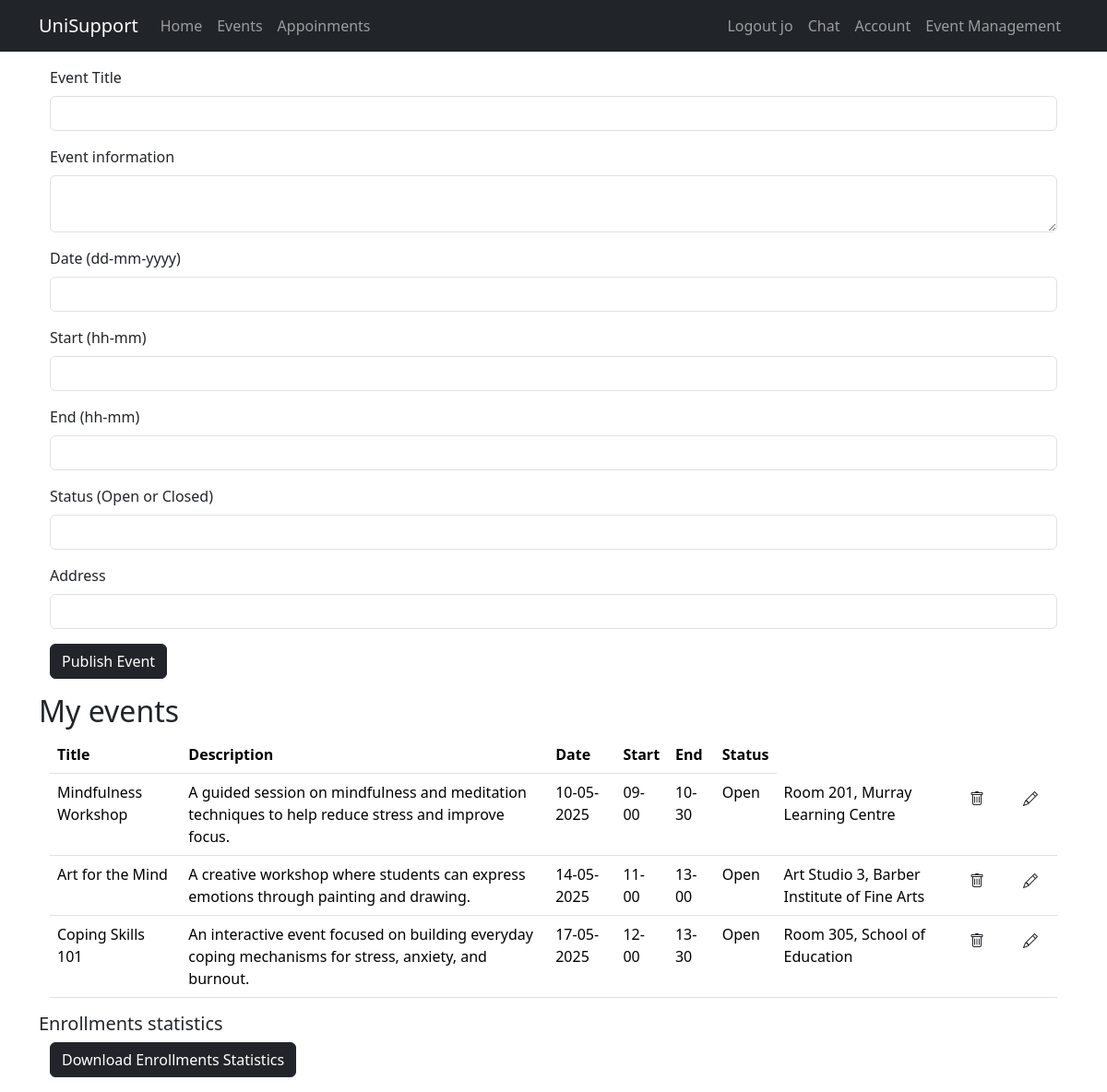
Page /manager (signed in) on the committed database.
### app/models.py (models this page shows, shortened)
@dataclass
class User(UserMixin, db.Model):
    __tablename__ = 'users'
    id: so.Mapped[int] = so.mapped_column(primary_key=True)
    email: so.Mapped[str] = so.mapped_column(sa.String(120), index=True, unique=True)
    username: so.Mapped[str] = so.mapped_column(sa.String(64), index=True, unique=True)
    password_hash: so.Mapped[Optional[str]] = so.mapped_column(sa.String(256))
    role: so.Mapped[str] = so.mapped_column(sa.String(10), default="Normal")
    events: so.Mapped[list['Event']] = relationship(back_populates='user', cascade='all, delete-orphan')
    appointments: so.Mapped[list['Appointment']] = relationship(back_populates='user', cascade='all, delete-orphan')
    logs: so.Mapped[list['BookingLog']] = relationship(back_populates='user', cascade='all, delete-orphan')
    enrollments: so.Mapped[list['Enrollment']] = relationship(back_populates='user', cascade='all, delete-orphan')
    user_type: Mapped[str] = so.mapped_column(sa.String(64), default="user")
    __mapper_args__ = {
        "polymorphic_identity": "user",
        "polymorphic_on": user_type
    }

class Event(db.Model):
    __tablename__ = 'events'
    id: so.Mapped[int] = so.mapped_column(primary_key=True)
    title: so.Mapped[str] = so.mapped_column(sa.String(64), unique=True)
    text: so.Mapped[str] = so.mapped_column(sa.String(3200))
    username: so.Mapped[str] = so.mapped_column(ForeignKey('users.username'), index=True)
    user: so.Mapped['User'] = relationship(back_populates='events')
    status: so.Mapped[str] = so.mapped_column(sa.String(64),default='Open')
    date: so.Mapped[str] = so.mapped_column(sa.String(64),default='None')
    start_time: so.Mapped[str] = so.mapped_column(sa.String(64),default='None')
    end_time: so.Mapped[str] = so.mapped_column(sa.String(64),default='None')
    address: so.Mapped[str] = so.mapped_column(sa.String(256))

### app/views.py (the view, shortened to what this page needs)
@app.route('/manager', methods=['GET', 'POST'])
def manager():
    form = EventsForm()
    choose_form = ChooseForm()
    q = db.select(Enrollment)
    list_of_enrollments = db.session.scalars(q)
    q = db.select(Event).where(Event.username == current_user.username)
    list_of_events = db.session.scalars(q)
    return render_template('manager.html', title="Event Management", form=form, list_of_events=list_of_events, list_of_enrollments = list_of_enrollments,
                           choose_form=choose_form)

### app/forms.py
class EventsForm(FlaskForm):
    edit = HiddenField(default='-1')
    title = StringField('Event Title', validators=[DataRequired()])
    text = TextAreaField('Event information', validators=[DataRequired()])
    date = StringField('Date (dd-mm-yyyy)', validators= [Regexp(r'^\d{2}-\d{2}-\d{4}$', message = "Date must be in format dd-mm-yyyy")])
    start_time = StringField('Start (hh-mm)', validators= [Regexp(r'^\d{2}-\d{2}$', message = "Start time must be in format hh-mm")])
    end_time = StringField('End (hh-mm)', validators= [Regexp(r'^\d{2}-\d{2}$', message = "End time must be in format hh-mm")])
    status = StringField('Status (Open or Closed)', validators=[AnyOf(values=["Open","Closed"], message= "Status must be either 'Open' or 'Closed'")])
    address = StringField("Address", validators=[DataRequired()])
    submit = SubmitField('Publish Event')

class ChooseForm(FlaskForm):
    choice = HiddenField('Choice')
    appo_id = HiddenField('appo_id')
    user_id = HiddenField('user_id')
    current_choice = HiddenField()

### app/models.py (called while the page is built)
@login.user_loader
def load_user(id):
    return db.session.get(User, int(id))

### app/templates/manager.html (shortened to what this page needs)
{% extends "base.html" %}
{% import "bootstrap_wtf.html" as wtf %}
{% block content %}
    <div class="container">
        {{ wtf.quick_form(form, action="", method="post", id="", novalidate=True, autofocus=False) }}
    </div>
<h2>My events</h2>
<div class="container">
<table class="table">
<thead>
        <tr>
            <th>Title</th>
            <th>Description</th>
            <th>Date</th>
            <th>Start</th>
            <th>End</th>
            <th>Status</th>
        </tr>
    </thead>
    {% for event in list_of_events %}
        <tr>
            <td>{{event.title}}</td>
            <td>{{event.text}}</td>
            <td>{{event.date}}</td>
            <td>{{event.start_time}}</td>
            <td>{{event.end_time}}</td>
            <td>{{event.status}}</td>
            <td>{{event.address}}</td>
            <td><form action="{{ url_for('delete_event') }}" method="post">
                    <button class="btn" type="submit">
                        <i class="bi bi-trash"></i>
                    </button>
                </form></td>
            <td><div><form action="{{ url_for('edit_event', event_id=event.id) }}" method="get" style="display:inline;">
                       <button type="submit" class="btn" title="Edit">
                            <i class="bi bi-pencil"></i>
                    </button>
                 </form></div></td>
        </tr>
    {% endfor %}
</table>
</div>
    <h5>Enrollments statistics</h5>
<div class="container mb-3">
    <form action="{{ url_for('download_enrollments_csv') }}" method="post">
        <button class="btn btn-dark" type="submit">Download Enrollments Statistics</button>
    </form>
</div>
{% endblock %}

### app/templates/base.html (shortened to what this page needs)
<!doctype html>
<html lang="en">
<head>
    <link
            href="https://cdn.jsdelivr.net/npm/bootstrap@5.3.3/dist/css/bootstrap.min.css"
            rel="stylesheet"
>
    <link rel="stylesheet" href="https://cdn.jsdelivr.net/npm/bootstrap-icons@1.11.3/font/bootstrap-icons.min.css">
</head>
<body>
<nav class="navbar navbar-expand-sm bg-dark" data-bs-theme="dark">
    <div class="container">
        <a class="navbar-brand" href="{{ url_for('home') }}">UniSupport</a>
        <div class="collapse navbar-collapse" id="navbarSupportedContent">
            <ul class="navbar-nav me-auto mb-2 mb-lg-0">
                <li class="nav-item">
                    <a class="nav-link" aria-current="page" href="{{ url_for('home') }}">Home</a>
                </li>
                <li class="nav-item">
                    <a class="nav-link" aria-current="page" href="{{ url_for('events') }}">Events</a>
                </li>
                <li class="nav-item">
                    <a class="nav-link" aria-current="page" href="{{ url_for('appointments') }}">Appoinments</a>
                </li>
            </ul>
            <ul class="navbar-nav mb-2 mb-lg-0">
                {% if current_user.is_anonymous %}
                <li class="nav-item">
                    <a class="nav-link" aria-current="page" href="{{ url_for('login') }}">Login</a>
                </li>
                <li class="nav-item">
                    <a class="nav-link" aria-current="page" href="{{ url_for('register_email') }}">Register</a>
                </li>
                {% else %}
                <li class="nav-item">
                    <a class="nav-link" aria-current="page" href="{{ url_for('logout') }}">Logout {{ current_user.username }}</a>
                </li>
                <li class="nav-item">
                    <a class="nav-link" aria-current="page" href="{{ url_for('chat') }}">Chat</a>
                </li>
                <li class="nav-item">
                    <a class="nav-link" aria-current="page" href="{{ url_for('account') }}">Account</a>
                </li>
                {% if current_user.is_authenticated and current_user.role == "Organiser" %}
                <li class="nav-item">
                    <a class="nav-link" aria-current="page" href="{{ url_for('manager') }}">Event Management</a>
                </li>
                {% endif %}
                {% endif %}
            </ul>
        </div>
    </div>
</nav>
<div class="container">
    {% block content %}{% endblock content %}
</div>
</body>
</html>

### rows in the picture
User: username "jo"
Event: title "Mindfulness Workshop", text "A guided session on mindfulness and meditation techniques to help reduce stress and improve focus.", date "10-05-2025", start_time "09-00", end_time "10-30", status "Open", address "Room 201, Murray Learning Centre"
Event: title "Art for the Mind", text "A creative workshop where students can express emotions through painting and drawing.", date "14-05-2025", start_time "11-00", end_time "13-00", status "Open", address "Art Studio 3, Barber Institute of Fine Arts"
Event: title "Coping Skills 101", text "An interactive event focused on building everyday coping mechanisms for stress, anxiety, and burnout.", date "17-05-2025", start_time "12-00", end_time "13-30", status "Open", address "Room 305, School of Education"

### other values in the picture
{{ field.label(class='form-label') }} "Event Title" "Date (dd-mm-yyyy)" "Start (hh-mm)" "End (hh-mm)" "Status (Open or Closed)" "Address"
{{ field.label(class='form-label') }} "Event information"
